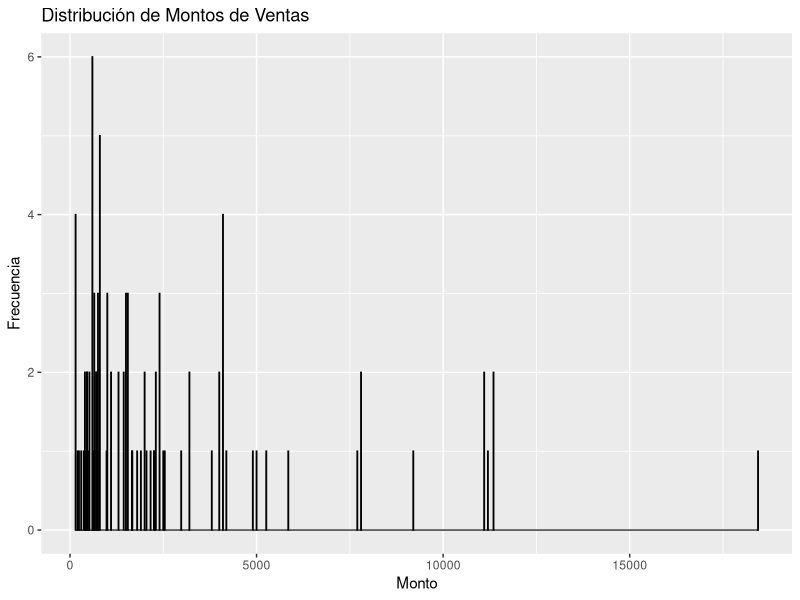
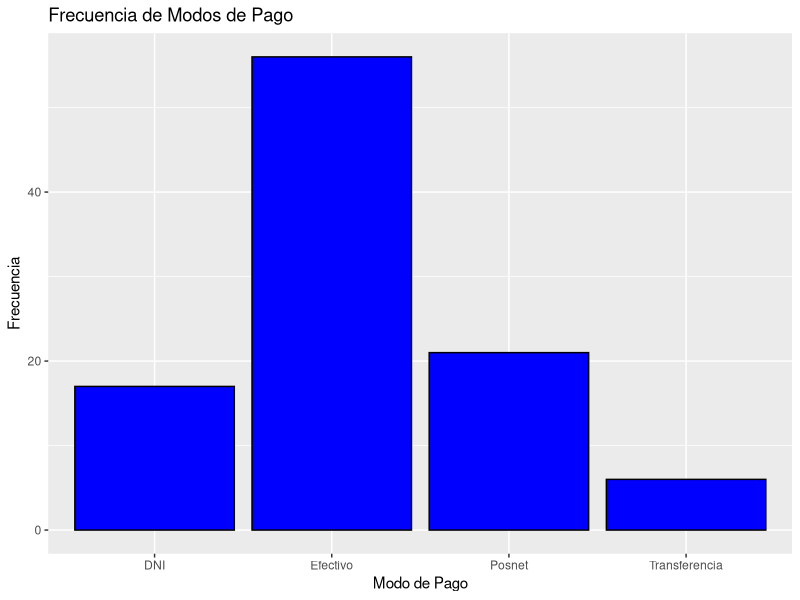
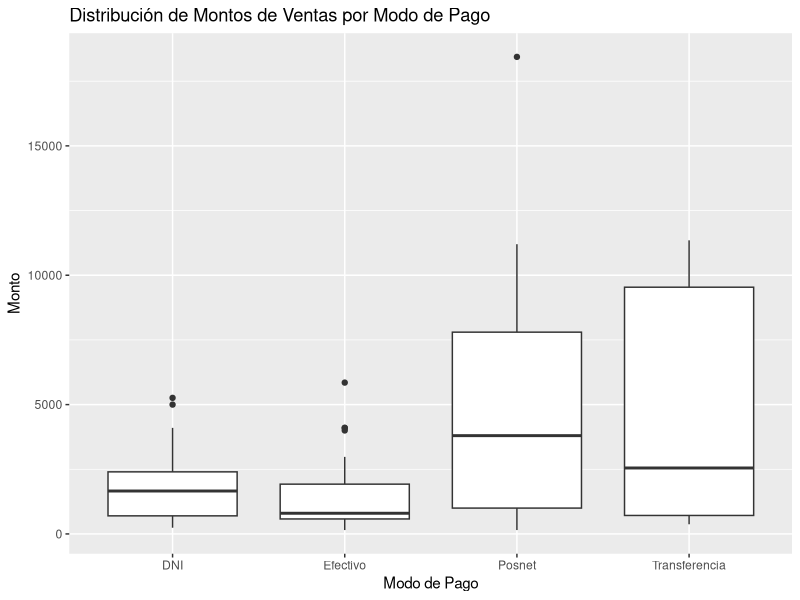
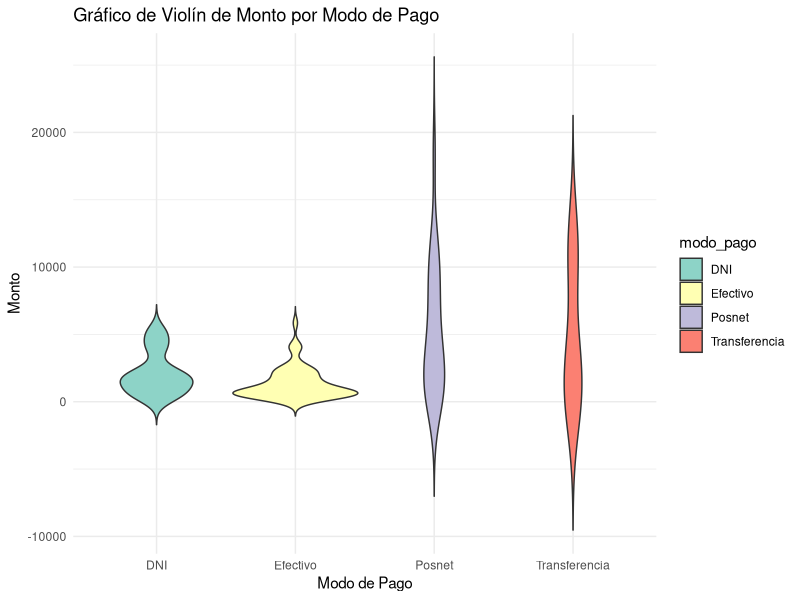
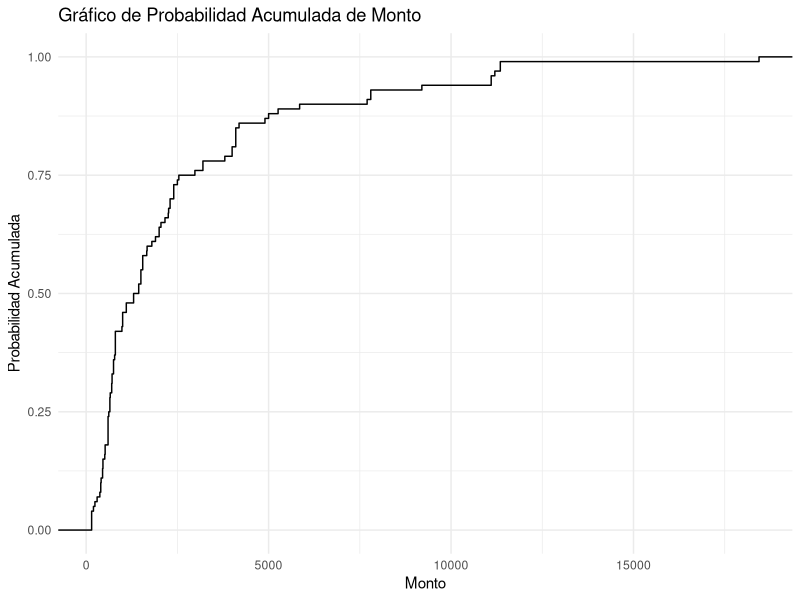

Source code (R) for these figures, in order:
## ---- chunk 1
library(tidyverse) 
library(tibble) # Libreria que incluye el tipo de dato tibble
library(ggplot2) # Libreria para generar gráficos
## ---- chunk 2
# Data frame con los datos corregidos
dataset <- data.frame(
  monto = c(1550, 1550, 1500, 11200, 780, 300, 2250, 980, 1900, 400, 1670, 600, 600, 
            5000, 4000, 2160, 2050, 150, 2400, 510, 2400, 520, 410, 9200, 1550, 5260, 
            1000, 1100, 2500, 2300, 2000, 4190, 150, 800, 650, 710, 1300, 3200, 800, 
            600, 710, 1300, 3200, 400, 150, 1800, 1000, 150, 4100, 5850, 600, 460, 
            700, 600, 700, 4900, 1500, 200, 2300, 2000, 7700, 1000, 4100, 600, 1100, 
            800, 660, 3800, 4000, 18440, 1660, 2540, 2400, 620, 2980, 520, 2260, 460, 
            240, 1500, 750, 375, 450, 11350, 11100, 800, 7800, 4100, 750, 650, 1440, 450, 11350, 11100, 800, 7800, 4100, 750, 650, 1440),
  modo_pago = c('DNI', 'Efectivo', 'Efectivo', 'Posnet', 'Posnet', 'Efectivo', 'Efectivo', 
                'Efectivo', 'Efectivo', 'Efectivo', 'Efectivo', 'Efectivo', 'Efectivo', 
                'DNI', 'Efectivo', 'DNI', 'Efectivo', 'Efectivo', 'DNI', 'Efectivo', 
                'Efectivo', 'Efectivo', 'Efectivo', 'Posnet', 'Efectivo', 'DNI', 
                'Posnet', 'Efectivo', 'Efectivo', 'Posnet', 'DNI', 'Posnet', 'Posnet', 
                'Efectivo', 'DNI', 'Efectivo', 'Posnet', 'Posnet', 'Efectivo', 'Efectivo', 
                'Efectivo', 'Efectivo', 'Posnet', 'Efectivo', 'Efectivo', 'DNI', 
                'Efectivo', 'Efectivo', 'DNI', 'Efectivo', 'Posnet', 'DNI', 'DNI', 
                'Efectivo', 'Efectivo', 'Posnet', 'Efectivo', 'Efectivo', 'Efectivo', 
                'Efectivo', 'Posnet', 'Transferencia', 'Transferencia', 'Efectivo', 
                'Efectivo', 'Efectivo', 'DNI', 'Posnet', 'DNI', 'Posnet', 'DNI', 
                'Efectivo', 'Efectivo', 'Transferencia', 'Efectivo', 'Efectivo', 
                'Efectivo', 'Efectivo', 'DNI', 'Efectivo', 'Efectivo', 'Transferencia', 
                'Efectivo', 'Transferencia', 'Posnet', 'Efectivo', 'Posnet', 
                'Efectivo', 'Efectivo', 'Posnet', 'DNI','Efectivo', 'Transferencia', 'Posnet', 'Efectivo', 'Posnet', 'Efectivo', 'Efectivo', 'Posnet', 'DNI'),
  numero_venta = 1:100
)

dataset
## ---- chunk 3
dataset_tibble <- as_tibble(dataset)

print(dataset_tibble)
## ---- chunk 4
paste("Montos de ventas")

# Esto medirá desde la venta mas grande a la mas chica
summary(dataset$monto)

paste("Cantidad de ventras por medio de pago")

# Contamos cuantas ventas se realizaron con cada modo de pago
table(dataset$modo_pago)

# Monto total de ventas para cada modo de pago
aggregate(monto ~ modo_pago, data = dataset, sum)
## ---- chunk 5
# Histograma que visualiza la distribución de los modos de ventas
ggplot(dataset, aes(x = monto)) + 
  geom_histogram(binwidth = 10, fill = "blue", color = "black") +
  labs(title = "Distribución de Montos de Ventas", x = "Monto", y = "Frecuencia")

# Grafico de barras para analizar la frecuencia de cada método de pago
ggplot(dataset, aes(x = modo_pago)) + 
  geom_bar(fill = "blue", color = "black") +
  labs(title = "Frecuencia de Modos de Pago", x = "Modo de Pago", y = "Frecuencia")

# Boxplots y violín para comparar la distribución de los montos de ventas entre los diferentes modos de pago.

# Boxplot
ggplot(dataset, aes(x = modo_pago, y = monto)) + 
  geom_boxplot() +
  labs(title = "Distribución de Montos de Ventas por Modo de Pago", x = "Modo de Pago", y = "Monto")


# Violín
ggplot(dataset_tibble, aes(x = modo_pago, y = monto, fill = modo_pago)) +
  geom_violin(trim = FALSE) +
  labs(title = "Gráfico de Violín de Monto por Modo de Pago",
       x = "Modo de Pago",
       y = "Monto") +
  theme_minimal() +
  scale_fill_brewer(palette = "Set3")

# Gráfico de Probabilidad Acumulada
ggplot(dataset_tibble, aes(x = monto)) +
  stat_ecdf(geom = "step") +
  labs(title = "Gráfico de Probabilidad Acumulada de Monto",
       x = "Monto",
       y = "Probabilidad Acumulada") +
  theme_minimal()

